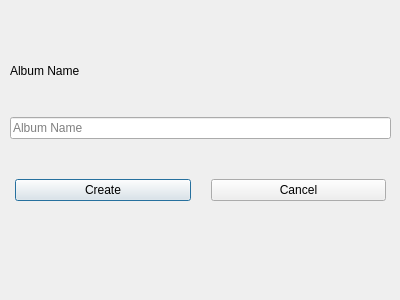
<?xml version="1.0" encoding="UTF-8"?>
<ui version="4.0">
 <class>CreateAlbumDialog</class>
 <widget class="QDialog" name="CreateAlbumDialog">
  <property name="geometry">
   <rect>
    <x>0</x>
    <y>0</y>
    <width>400</width>
    <height>300</height>
   </rect>
  </property>
  <property name="windowTitle">
   <string>Dialog</string>
  </property>
  <widget class="QWidget" name="layoutWidget">
   <property name="geometry">
    <rect>
     <x>10</x>
     <y>30</y>
     <width>381</width>
     <height>171</height>
    </rect>
   </property>
   <layout class="QVBoxLayout" name="verticalLayout_2">
    <property name="spacing">
     <number>40</number>
    </property>
    <item>
     <layout class="QVBoxLayout" name="verticalLayout">
      <property name="spacing">
       <number>4</number>
      </property>
      <item>
       <widget class="QLabel" name="albumNameLabel">
        <property name="text">
         <string>&lt;html&gt;&lt;head/&gt;&lt;body&gt;&lt;p&gt;Album Name&lt;/p&gt;&lt;/body&gt;&lt;/html&gt;</string>
        </property>
       </widget>
      </item>
      <item>
       <widget class="QLineEdit" name="albumNameLineEdit">
        <property name="placeholderText">
         <string>Album Name</string>
        </property>
       </widget>
      </item>
     </layout>
    </item>
    <item>
     <layout class="QHBoxLayout" name="horizontalLayout">
      <property name="spacing">
       <number>20</number>
      </property>
      <property name="leftMargin">
       <number>5</number>
      </property>
      <property name="rightMargin">
       <number>5</number>
      </property>
      <item>
       <widget class="QPushButton" name="createButton">
        <property name="text">
         <string>Create</string>
        </property>
       </widget>
      </item>
      <item>
       <widget class="QPushButton" name="cancelButton">
        <property name="text">
         <string>Cancel</string>
        </property>
       </widget>
      </item>
     </layout>
    </item>
   </layout>
  </widget>
 </widget>
 <resources/>
 <connections/>
</ui>
